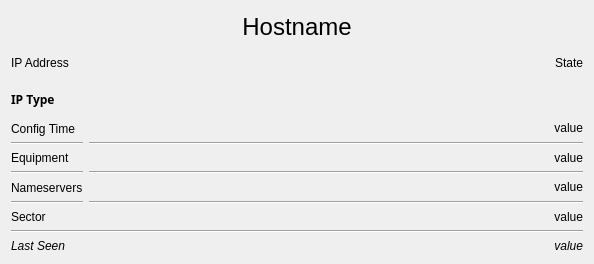
<?xml version="1.0" encoding="UTF-8"?>
<ui version="4.0">
 <class>Form</class>
 <widget class="QWidget" name="Form">
  <property name="geometry">
   <rect>
    <x>0</x>
    <y>0</y>
    <width>594</width>
    <height>264</height>
   </rect>
  </property>
  <property name="minimumSize">
   <size>
    <width>594</width>
    <height>264</height>
   </size>
  </property>
  <property name="windowTitle">
   <string>Form</string>
  </property>
  <layout class="QVBoxLayout" name="verticalLayout_2" stretch="1,1,1,0">
   <item>
    <layout class="QVBoxLayout" name="verticalLayout">
     <item>
      <widget class="QLabel" name="nameLabel">
       <property name="font">
        <font>
         <pointsize>18</pointsize>
        </font>
       </property>
       <property name="text">
        <string>Hostname</string>
       </property>
       <property name="alignment">
        <set>Qt::AlignCenter</set>
       </property>
      </widget>
     </item>
     <item>
      <layout class="QHBoxLayout" name="horizontalLayout" stretch="0,0">
       <item>
        <widget class="QLabel" name="ipLabel">
         <property name="text">
          <string>IP Address</string>
         </property>
         <property name="alignment">
          <set>Qt::AlignLeading|Qt::AlignLeft|Qt::AlignVCenter</set>
         </property>
         <property name="textInteractionFlags">
          <set>Qt::LinksAccessibleByMouse|Qt::TextSelectableByMouse</set>
         </property>
        </widget>
       </item>
       <item>
        <widget class="QLabel" name="stateLabel">
         <property name="text">
          <string>State</string>
         </property>
         <property name="alignment">
          <set>Qt::AlignRight|Qt::AlignTrailing|Qt::AlignVCenter</set>
         </property>
         <property name="textInteractionFlags">
          <set>Qt::LinksAccessibleByMouse|Qt::TextSelectableByMouse</set>
         </property>
        </widget>
       </item>
      </layout>
     </item>
     <item>
      <widget class="QLabel" name="iptypeLabel">
       <property name="font">
        <font>
         <family>Tlwg Mono</family>
         <pointsize>9</pointsize>
         <weight>75</weight>
         <bold>true</bold>
         <strikeout>false</strikeout>
        </font>
       </property>
       <property name="text">
        <string>IP Type</string>
       </property>
       <property name="alignment">
        <set>Qt::AlignLeading|Qt::AlignLeft|Qt::AlignVCenter</set>
       </property>
      </widget>
     </item>
    </layout>
   </item>
   <item>
    <layout class="QGridLayout" name="gridLayout" columnstretch="0,15">
     <item row="4" column="0">
      <widget class="QLabel" name="nameserversLabel">
       <property name="text">
        <string>Nameservers</string>
       </property>
      </widget>
     </item>
     <item row="1" column="1">
      <widget class="Line" name="line_4">
       <property name="orientation">
        <enum>Qt::Horizontal</enum>
       </property>
      </widget>
     </item>
     <item row="3" column="1">
      <widget class="Line" name="line_2">
       <property name="orientation">
        <enum>Qt::Horizontal</enum>
       </property>
      </widget>
     </item>
     <item row="6" column="1">
      <widget class="QLabel" name="sectorvalueLabel">
       <property name="text">
        <string>value</string>
       </property>
       <property name="alignment">
        <set>Qt::AlignRight|Qt::AlignTrailing|Qt::AlignVCenter</set>
       </property>
       <property name="textInteractionFlags">
        <set>Qt::LinksAccessibleByMouse|Qt::TextSelectableByMouse</set>
       </property>
      </widget>
     </item>
     <item row="0" column="0">
      <widget class="QLabel" name="configtimeLabel">
       <property name="text">
        <string>Config Time</string>
       </property>
      </widget>
     </item>
     <item row="2" column="0">
      <widget class="QLabel" name="equipmentLabel">
       <property name="text">
        <string>Equipment</string>
       </property>
      </widget>
     </item>
     <item row="6" column="0">
      <widget class="QLabel" name="sectorLabel">
       <property name="text">
        <string>Sector</string>
       </property>
      </widget>
     </item>
     <item row="2" column="1">
      <widget class="QLabel" name="equipmentvalueLabel">
       <property name="text">
        <string>value</string>
       </property>
       <property name="alignment">
        <set>Qt::AlignRight|Qt::AlignTrailing|Qt::AlignVCenter</set>
       </property>
       <property name="textInteractionFlags">
        <set>Qt::LinksAccessibleByMouse|Qt::TextSelectableByMouse</set>
       </property>
      </widget>
     </item>
     <item row="3" column="0">
      <widget class="Line" name="line">
       <property name="orientation">
        <enum>Qt::Horizontal</enum>
       </property>
      </widget>
     </item>
     <item row="1" column="0">
      <widget class="Line" name="line_3">
       <property name="orientation">
        <enum>Qt::Horizontal</enum>
       </property>
      </widget>
     </item>
     <item row="0" column="1">
      <widget class="QLabel" name="configtimevalueLabel">
       <property name="text">
        <string>value</string>
       </property>
       <property name="alignment">
        <set>Qt::AlignRight|Qt::AlignTrailing|Qt::AlignVCenter</set>
       </property>
       <property name="textInteractionFlags">
        <set>Qt::LinksAccessibleByMouse|Qt::TextSelectableByMouse</set>
       </property>
      </widget>
     </item>
     <item row="4" column="1">
      <widget class="QLabel" name="nameserversvalueLabel">
       <property name="text">
        <string>value</string>
       </property>
       <property name="alignment">
        <set>Qt::AlignRight|Qt::AlignTrailing|Qt::AlignVCenter</set>
       </property>
       <property name="textInteractionFlags">
        <set>Qt::LinksAccessibleByMouse|Qt::TextSelectableByMouse</set>
       </property>
      </widget>
     </item>
     <item row="5" column="0">
      <widget class="Line" name="line_6">
       <property name="orientation">
        <enum>Qt::Horizontal</enum>
       </property>
      </widget>
     </item>
     <item row="5" column="1">
      <widget class="Line" name="line_7">
       <property name="orientation">
        <enum>Qt::Horizontal</enum>
       </property>
      </widget>
     </item>
    </layout>
   </item>
   <item>
    <widget class="Line" name="line_5">
     <property name="orientation">
      <enum>Qt::Horizontal</enum>
     </property>
    </widget>
   </item>
   <item>
    <layout class="QHBoxLayout" name="horizontalLayout_2" stretch="0,15">
     <item>
      <widget class="QLabel" name="lastseenLabel">
       <property name="font">
        <font>
         <pointsize>9</pointsize>
         <italic>true</italic>
        </font>
       </property>
       <property name="text">
        <string>Last Seen</string>
       </property>
      </widget>
     </item>
     <item>
      <widget class="QLabel" name="lastseenvalueLabel">
       <property name="font">
        <font>
         <pointsize>9</pointsize>
         <italic>true</italic>
        </font>
       </property>
       <property name="text">
        <string>value</string>
       </property>
       <property name="alignment">
        <set>Qt::AlignRight|Qt::AlignTrailing|Qt::AlignVCenter</set>
       </property>
       <property name="textInteractionFlags">
        <set>Qt::LinksAccessibleByMouse|Qt::TextSelectableByMouse</set>
       </property>
      </widget>
     </item>
    </layout>
   </item>
  </layout>
 </widget>
 <resources/>
 <connections/>
</ui>
